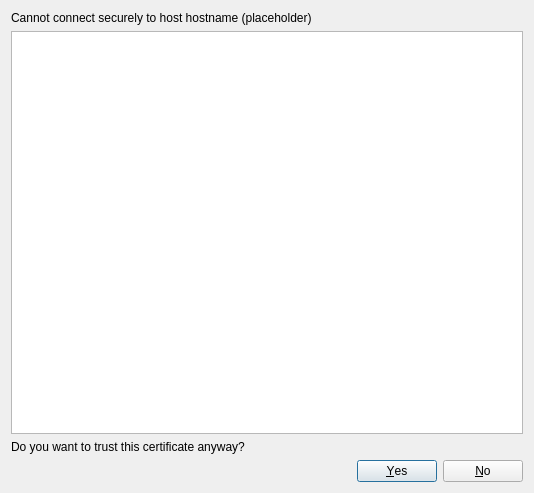
<?xml version="1.0" encoding="UTF-8"?>
<ui version="4.0">
 <class>OCC::TlsErrorDialog</class>
 <widget class="QDialog" name="OCC::TlsErrorDialog">
  <property name="geometry">
   <rect>
    <x>0</x>
    <y>0</y>
    <width>534</width>
    <height>493</height>
   </rect>
  </property>
  <property name="windowTitle">
   <string>TLS Certificate Error</string>
  </property>
  <layout class="QVBoxLayout" name="verticalLayout">
   <item>
    <widget class="QLabel" name="hostnameLabel">
     <property name="sizePolicy">
      <sizepolicy hsizetype="Preferred" vsizetype="Maximum">
       <horstretch>0</horstretch>
       <verstretch>0</verstretch>
      </sizepolicy>
     </property>
     <property name="text">
      <string notr="true">Cannot connect securely to host hostname (placeholder)</string>
     </property>
    </widget>
   </item>
   <item>
    <widget class="QTextBrowser" name="textBrowser"/>
   </item>
   <item>
    <widget class="QLabel" name="label">
     <property name="sizePolicy">
      <sizepolicy hsizetype="Preferred" vsizetype="Maximum">
       <horstretch>0</horstretch>
       <verstretch>0</verstretch>
      </sizepolicy>
     </property>
     <property name="text">
      <string>Do you want to trust this certificate anyway?</string>
     </property>
    </widget>
   </item>
   <item>
    <widget class="QDialogButtonBox" name="buttonBox">
     <property name="standardButtons">
      <set>QDialogButtonBox::No|QDialogButtonBox::Yes</set>
     </property>
    </widget>
   </item>
  </layout>
 </widget>
 <resources/>
 <connections/>
</ui>
